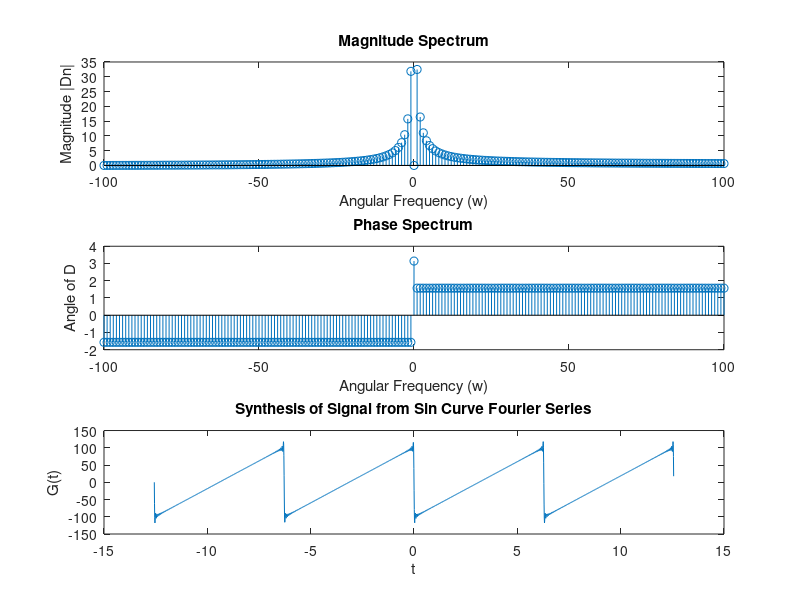

Recreate this plot in MATLAB.
clc;
clear all;
close all;

T0 = 2 * pi;
N = 100;
w0 = 2*pi / T0;
t = -4 * pi : 0.01 : 4 * pi;
w = (-N: N) * (2 * pi / T0);

for i = 1:length(w)
    D(i) = i / T0 * integral(@(t)sawtooth(t).*exp(-1j*w(i)*t), 0, T0);
end

figure;
subplot(3, 1, 1);
stem(w, abs(D));
xlabel('Angular Frequency (w)');
ylabel('Magnitude |Dn|');
title('Magnitude Spectrum');

subplot(3, 1, 2);
stem(w, angle(D));
xlabel('Angular Frequency (w)');
ylabel('Angle of D');
title('Phase Spectrum');

sum = 0;
for i = 1:length(w)
    sum = sum + D(i)*exp(j*w(i)*t);
end

subplot(3, 1, 3);
plot(t, sum);
xlabel('t');
ylabel('G(t)');
title('Synthesis of Signal from Sin Curve Fourier Series');

